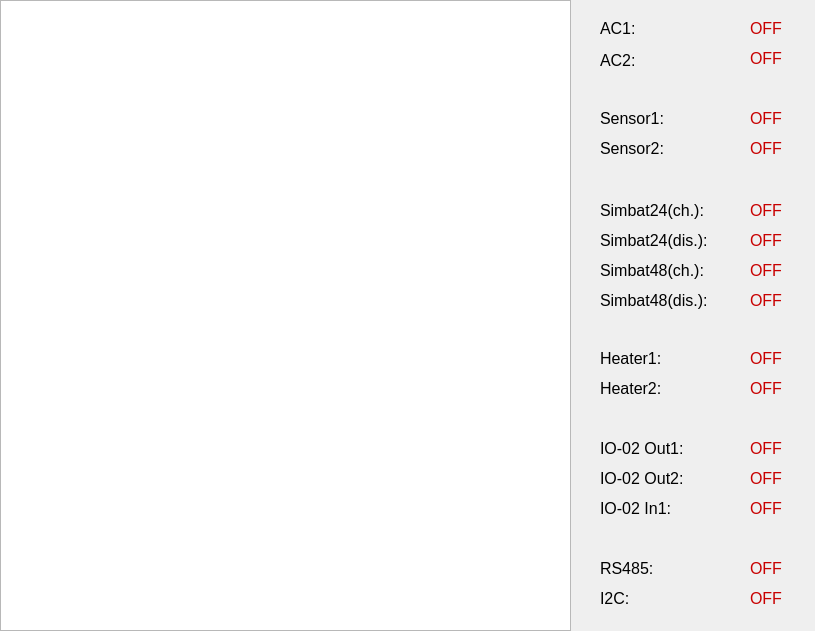
<?xml version="1.0" encoding="UTF-8"?>
<ui version="4.0">
 <class>DebugWindow</class>
 <widget class="QWidget" name="DebugWindow">
  <property name="geometry">
   <rect>
    <x>0</x>
    <y>0</y>
    <width>815</width>
    <height>631</height>
   </rect>
  </property>
  <property name="minimumSize">
   <size>
    <width>0</width>
    <height>0</height>
   </size>
  </property>
  <property name="maximumSize">
   <size>
    <width>16777215</width>
    <height>16777215</height>
   </size>
  </property>
  <property name="windowTitle">
   <string>Отладка</string>
  </property>
  <widget class="QTextEdit" name="debug_output">
   <property name="geometry">
    <rect>
     <x>0</x>
     <y>0</y>
     <width>571</width>
     <height>631</height>
    </rect>
   </property>
   <property name="sizePolicy">
    <sizepolicy hsizetype="Expanding" vsizetype="Fixed">
     <horstretch>0</horstretch>
     <verstretch>0</verstretch>
    </sizepolicy>
   </property>
   <property name="maximumSize">
    <size>
     <width>16777215</width>
     <height>16777215</height>
    </size>
   </property>
   <property name="font">
    <font>
     <pointsize>9</pointsize>
    </font>
   </property>
   <property name="styleSheet">
    <string notr="true"/>
   </property>
  </widget>
  <widget class="QLabel" name="ac1">
   <property name="geometry">
    <rect>
     <x>600</x>
     <y>20</y>
     <width>41</width>
     <height>16</height>
    </rect>
   </property>
   <property name="font">
    <font>
     <pointsize>12</pointsize>
     <weight>50</weight>
     <bold>false</bold>
    </font>
   </property>
   <property name="text">
    <string>AC1:</string>
   </property>
  </widget>
  <widget class="QLabel" name="simbat24_charge">
   <property name="geometry">
    <rect>
     <x>600</x>
     <y>200</y>
     <width>111</width>
     <height>21</height>
    </rect>
   </property>
   <property name="font">
    <font>
     <pointsize>12</pointsize>
     <weight>50</weight>
     <bold>false</bold>
    </font>
   </property>
   <property name="text">
    <string>Simbat24(ch.):</string>
   </property>
  </widget>
  <widget class="QLabel" name="simbat24_discharge">
   <property name="geometry">
    <rect>
     <x>600</x>
     <y>230</y>
     <width>111</width>
     <height>21</height>
    </rect>
   </property>
   <property name="font">
    <font>
     <pointsize>12</pointsize>
     <weight>50</weight>
     <bold>false</bold>
    </font>
   </property>
   <property name="text">
    <string>Simbat24(dis.):</string>
   </property>
  </widget>
  <widget class="QLabel" name="sensor2">
   <property name="geometry">
    <rect>
     <x>600</x>
     <y>140</y>
     <width>71</width>
     <height>16</height>
    </rect>
   </property>
   <property name="font">
    <font>
     <pointsize>12</pointsize>
     <weight>50</weight>
     <bold>false</bold>
    </font>
   </property>
   <property name="text">
    <string>Sensor2:</string>
   </property>
  </widget>
  <widget class="QLabel" name="simbat48_charge">
   <property name="geometry">
    <rect>
     <x>600</x>
     <y>260</y>
     <width>111</width>
     <height>21</height>
    </rect>
   </property>
   <property name="font">
    <font>
     <pointsize>12</pointsize>
     <weight>50</weight>
     <bold>false</bold>
    </font>
   </property>
   <property name="text">
    <string>Simbat48(ch.):</string>
   </property>
  </widget>
  <widget class="QLabel" name="ac2">
   <property name="geometry">
    <rect>
     <x>600</x>
     <y>50</y>
     <width>41</width>
     <height>20</height>
    </rect>
   </property>
   <property name="font">
    <font>
     <pointsize>12</pointsize>
     <weight>50</weight>
     <bold>false</bold>
    </font>
   </property>
   <property name="text">
    <string>AC2:</string>
   </property>
  </widget>
  <widget class="QLabel" name="sensor1">
   <property name="geometry">
    <rect>
     <x>600</x>
     <y>110</y>
     <width>71</width>
     <height>16</height>
    </rect>
   </property>
   <property name="font">
    <font>
     <pointsize>12</pointsize>
     <weight>50</weight>
     <bold>false</bold>
    </font>
   </property>
   <property name="text">
    <string>Sensor1:</string>
   </property>
  </widget>
  <widget class="QLabel" name="simbat48_discharge">
   <property name="geometry">
    <rect>
     <x>600</x>
     <y>290</y>
     <width>111</width>
     <height>21</height>
    </rect>
   </property>
   <property name="font">
    <font>
     <pointsize>12</pointsize>
     <weight>50</weight>
     <bold>false</bold>
    </font>
   </property>
   <property name="text">
    <string>Simbat48(dis.):</string>
   </property>
  </widget>
  <widget class="QLabel" name="label_11">
   <property name="geometry">
    <rect>
     <x>600</x>
     <y>440</y>
     <width>101</width>
     <height>16</height>
    </rect>
   </property>
   <property name="font">
    <font>
     <pointsize>12</pointsize>
     <weight>50</weight>
     <bold>false</bold>
    </font>
   </property>
   <property name="text">
    <string>IO-02 Out1:</string>
   </property>
  </widget>
  <widget class="QLabel" name="heater1">
   <property name="geometry">
    <rect>
     <x>600</x>
     <y>350</y>
     <width>71</width>
     <height>16</height>
    </rect>
   </property>
   <property name="font">
    <font>
     <pointsize>12</pointsize>
     <weight>50</weight>
     <bold>false</bold>
    </font>
   </property>
   <property name="text">
    <string>Heater1:</string>
   </property>
  </widget>
  <widget class="QLabel" name="heater2">
   <property name="geometry">
    <rect>
     <x>600</x>
     <y>380</y>
     <width>71</width>
     <height>16</height>
    </rect>
   </property>
   <property name="font">
    <font>
     <pointsize>12</pointsize>
     <weight>50</weight>
     <bold>false</bold>
    </font>
   </property>
   <property name="text">
    <string>Heater2:</string>
   </property>
  </widget>
  <widget class="QLabel" name="label_14">
   <property name="geometry">
    <rect>
     <x>600</x>
     <y>470</y>
     <width>101</width>
     <height>16</height>
    </rect>
   </property>
   <property name="font">
    <font>
     <pointsize>12</pointsize>
     <weight>50</weight>
     <bold>false</bold>
    </font>
   </property>
   <property name="text">
    <string>IO-02 Out2:</string>
   </property>
  </widget>
  <widget class="QLabel" name="ac1_state">
   <property name="geometry">
    <rect>
     <x>750</x>
     <y>20</y>
     <width>47</width>
     <height>16</height>
    </rect>
   </property>
   <property name="font">
    <font>
     <pointsize>12</pointsize>
    </font>
   </property>
   <property name="styleSheet">
    <string notr="true">color: rgb(200, 0, 0);</string>
   </property>
   <property name="text">
    <string>OFF</string>
   </property>
  </widget>
  <widget class="QLabel" name="ac2_state">
   <property name="geometry">
    <rect>
     <x>750</x>
     <y>50</y>
     <width>47</width>
     <height>16</height>
    </rect>
   </property>
   <property name="font">
    <font>
     <pointsize>12</pointsize>
    </font>
   </property>
   <property name="styleSheet">
    <string notr="true">color: rgb(200, 0, 0);</string>
   </property>
   <property name="text">
    <string>OFF</string>
   </property>
  </widget>
  <widget class="QLabel" name="sensor1_state">
   <property name="geometry">
    <rect>
     <x>750</x>
     <y>110</y>
     <width>47</width>
     <height>16</height>
    </rect>
   </property>
   <property name="font">
    <font>
     <pointsize>12</pointsize>
    </font>
   </property>
   <property name="styleSheet">
    <string notr="true">color: rgb(200, 0, 0);</string>
   </property>
   <property name="text">
    <string>OFF</string>
   </property>
  </widget>
  <widget class="QLabel" name="sensor2_state">
   <property name="geometry">
    <rect>
     <x>750</x>
     <y>140</y>
     <width>47</width>
     <height>16</height>
    </rect>
   </property>
   <property name="font">
    <font>
     <pointsize>12</pointsize>
    </font>
   </property>
   <property name="styleSheet">
    <string notr="true">color: rgb(200, 0, 0);</string>
   </property>
   <property name="text">
    <string>OFF</string>
   </property>
  </widget>
  <widget class="QLabel" name="simbat48_discharge_state">
   <property name="geometry">
    <rect>
     <x>750</x>
     <y>290</y>
     <width>47</width>
     <height>21</height>
    </rect>
   </property>
   <property name="font">
    <font>
     <pointsize>12</pointsize>
    </font>
   </property>
   <property name="styleSheet">
    <string notr="true">color: rgb(200, 0, 0);</string>
   </property>
   <property name="text">
    <string>OFF</string>
   </property>
  </widget>
  <widget class="QLabel" name="simbat24_charge_state">
   <property name="geometry">
    <rect>
     <x>750</x>
     <y>200</y>
     <width>47</width>
     <height>21</height>
    </rect>
   </property>
   <property name="font">
    <font>
     <pointsize>12</pointsize>
    </font>
   </property>
   <property name="styleSheet">
    <string notr="true">color: rgb(200, 0, 0);</string>
   </property>
   <property name="text">
    <string>OFF</string>
   </property>
  </widget>
  <widget class="QLabel" name="simbat48_charge_state">
   <property name="geometry">
    <rect>
     <x>750</x>
     <y>260</y>
     <width>47</width>
     <height>21</height>
    </rect>
   </property>
   <property name="font">
    <font>
     <pointsize>12</pointsize>
    </font>
   </property>
   <property name="styleSheet">
    <string notr="true">color: rgb(200, 0, 0);</string>
   </property>
   <property name="text">
    <string>OFF</string>
   </property>
  </widget>
  <widget class="QLabel" name="simbat24_discharge_state">
   <property name="geometry">
    <rect>
     <x>750</x>
     <y>230</y>
     <width>47</width>
     <height>21</height>
    </rect>
   </property>
   <property name="font">
    <font>
     <pointsize>12</pointsize>
    </font>
   </property>
   <property name="styleSheet">
    <string notr="true">color: rgb(200, 0, 0);</string>
   </property>
   <property name="text">
    <string>OFF</string>
   </property>
  </widget>
  <widget class="QLabel" name="heater1_state">
   <property name="geometry">
    <rect>
     <x>750</x>
     <y>350</y>
     <width>47</width>
     <height>16</height>
    </rect>
   </property>
   <property name="font">
    <font>
     <pointsize>12</pointsize>
    </font>
   </property>
   <property name="styleSheet">
    <string notr="true">color: rgb(200, 0, 0);</string>
   </property>
   <property name="text">
    <string>OFF</string>
   </property>
  </widget>
  <widget class="QLabel" name="heater2_state">
   <property name="geometry">
    <rect>
     <x>750</x>
     <y>380</y>
     <width>47</width>
     <height>16</height>
    </rect>
   </property>
   <property name="font">
    <font>
     <pointsize>12</pointsize>
    </font>
   </property>
   <property name="styleSheet">
    <string notr="true">color: rgb(200, 0, 0);</string>
   </property>
   <property name="text">
    <string>OFF</string>
   </property>
  </widget>
  <widget class="QLabel" name="heater2_2">
   <property name="geometry">
    <rect>
     <x>600</x>
     <y>560</y>
     <width>71</width>
     <height>16</height>
    </rect>
   </property>
   <property name="font">
    <font>
     <pointsize>12</pointsize>
     <weight>50</weight>
     <bold>false</bold>
    </font>
   </property>
   <property name="text">
    <string>RS485:</string>
   </property>
  </widget>
  <widget class="QLabel" name="rs485_state">
   <property name="geometry">
    <rect>
     <x>750</x>
     <y>560</y>
     <width>47</width>
     <height>16</height>
    </rect>
   </property>
   <property name="font">
    <font>
     <pointsize>12</pointsize>
    </font>
   </property>
   <property name="styleSheet">
    <string notr="true">color: rgb(200, 0, 0);</string>
   </property>
   <property name="text">
    <string>OFF</string>
   </property>
  </widget>
  <widget class="QLabel" name="label_12">
   <property name="geometry">
    <rect>
     <x>600</x>
     <y>590</y>
     <width>101</width>
     <height>16</height>
    </rect>
   </property>
   <property name="font">
    <font>
     <pointsize>12</pointsize>
     <weight>50</weight>
     <bold>false</bold>
    </font>
   </property>
   <property name="text">
    <string>I2C:</string>
   </property>
  </widget>
  <widget class="QLabel" name="io02_in1_state">
   <property name="geometry">
    <rect>
     <x>750</x>
     <y>500</y>
     <width>47</width>
     <height>16</height>
    </rect>
   </property>
   <property name="font">
    <font>
     <pointsize>12</pointsize>
    </font>
   </property>
   <property name="styleSheet">
    <string notr="true">color: rgb(200, 0, 0);</string>
   </property>
   <property name="text">
    <string>OFF</string>
   </property>
  </widget>
  <widget class="QLabel" name="heater1_2">
   <property name="geometry">
    <rect>
     <x>600</x>
     <y>500</y>
     <width>81</width>
     <height>16</height>
    </rect>
   </property>
   <property name="font">
    <font>
     <pointsize>12</pointsize>
     <weight>50</weight>
     <bold>false</bold>
    </font>
   </property>
   <property name="text">
    <string>IO-02 In1:</string>
   </property>
  </widget>
  <widget class="QLabel" name="i2c_state">
   <property name="geometry">
    <rect>
     <x>750</x>
     <y>590</y>
     <width>47</width>
     <height>16</height>
    </rect>
   </property>
   <property name="font">
    <font>
     <pointsize>12</pointsize>
    </font>
   </property>
   <property name="styleSheet">
    <string notr="true">color: rgb(200, 0, 0);</string>
   </property>
   <property name="text">
    <string>OFF</string>
   </property>
  </widget>
  <widget class="QLabel" name="io02_out2_state">
   <property name="geometry">
    <rect>
     <x>750</x>
     <y>470</y>
     <width>47</width>
     <height>16</height>
    </rect>
   </property>
   <property name="font">
    <font>
     <pointsize>12</pointsize>
    </font>
   </property>
   <property name="styleSheet">
    <string notr="true">color: rgb(200, 0, 0);</string>
   </property>
   <property name="text">
    <string>OFF</string>
   </property>
  </widget>
  <widget class="QLabel" name="io02_out1_state">
   <property name="geometry">
    <rect>
     <x>750</x>
     <y>440</y>
     <width>47</width>
     <height>16</height>
    </rect>
   </property>
   <property name="font">
    <font>
     <pointsize>12</pointsize>
    </font>
   </property>
   <property name="styleSheet">
    <string notr="true">color: rgb(200, 0, 0);</string>
   </property>
   <property name="text">
    <string>OFF</string>
   </property>
  </widget>
 </widget>
 <resources/>
 <connections/>
</ui>
